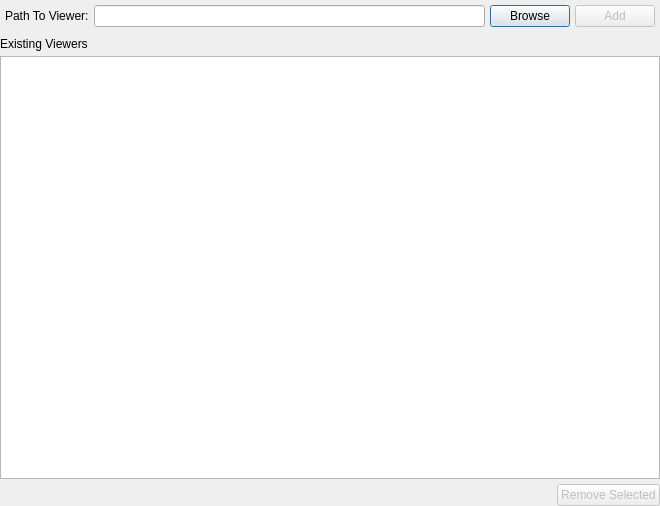
<?xml version="1.0" encoding="UTF-8"?>
<ui version="4.0">
 <class>ViewerManager</class>
 <widget class="QDialog" name="ViewerManager">
  <property name="windowModality">
   <enum>Qt::ApplicationModal</enum>
  </property>
  <property name="geometry">
   <rect>
    <x>0</x>
    <y>0</y>
    <width>660</width>
    <height>506</height>
   </rect>
  </property>
  <property name="windowTitle">
   <string>Viewer Manager</string>
  </property>
  <property name="modal">
   <bool>true</bool>
  </property>
  <layout class="QVBoxLayout" name="verticalLayout">
   <property name="spacing">
    <number>5</number>
   </property>
   <property name="leftMargin">
    <number>0</number>
   </property>
   <property name="topMargin">
    <number>0</number>
   </property>
   <property name="rightMargin">
    <number>0</number>
   </property>
   <property name="bottomMargin">
    <number>0</number>
   </property>
   <item>
    <widget class="QFrame" name="frame">
     <property name="maximumSize">
      <size>
       <width>16777215</width>
       <height>40</height>
      </size>
     </property>
     <property name="frameShape">
      <enum>QFrame::NoFrame</enum>
     </property>
     <property name="frameShadow">
      <enum>QFrame::Plain</enum>
     </property>
     <layout class="QHBoxLayout" name="horizontalLayout">
      <property name="spacing">
       <number>5</number>
      </property>
      <property name="leftMargin">
       <number>5</number>
      </property>
      <property name="topMargin">
       <number>5</number>
      </property>
      <property name="rightMargin">
       <number>5</number>
      </property>
      <property name="bottomMargin">
       <number>5</number>
      </property>
      <item>
       <widget class="QLabel" name="label">
        <property name="frameShadow">
         <enum>QFrame::Plain</enum>
        </property>
        <property name="text">
         <string>Path To Viewer:</string>
        </property>
       </widget>
      </item>
      <item>
       <widget class="QLineEdit" name="lineEdit">
        <property name="readOnly">
         <bool>true</bool>
        </property>
       </widget>
      </item>
      <item>
       <widget class="QPushButton" name="browsebutton">
        <property name="text">
         <string>Browse</string>
        </property>
       </widget>
      </item>
      <item>
       <widget class="QPushButton" name="addbutton">
        <property name="enabled">
         <bool>false</bool>
        </property>
        <property name="text">
         <string>Add</string>
        </property>
       </widget>
      </item>
     </layout>
    </widget>
   </item>
   <item>
    <widget class="QLabel" name="label_2">
     <property name="frameShape">
      <enum>QFrame::NoFrame</enum>
     </property>
     <property name="text">
      <string>Existing Viewers</string>
     </property>
     <property name="textInteractionFlags">
      <set>Qt::NoTextInteraction</set>
     </property>
    </widget>
   </item>
   <item>
    <widget class="QListWidget" name="listWidget">
     <property name="autoFillBackground">
      <bool>false</bool>
     </property>
     <property name="editTriggers">
      <set>QAbstractItemView::SelectedClicked</set>
     </property>
     <property name="showDropIndicator" stdset="0">
      <bool>false</bool>
     </property>
     <property name="alternatingRowColors">
      <bool>true</bool>
     </property>
    </widget>
   </item>
   <item>
    <layout class="QHBoxLayout" name="horizontalLayout_2">
     <item>
      <spacer name="horizontalSpacer">
       <property name="orientation">
        <enum>Qt::Horizontal</enum>
       </property>
       <property name="sizeHint" stdset="0">
        <size>
         <width>40</width>
         <height>20</height>
        </size>
       </property>
      </spacer>
     </item>
     <item>
      <widget class="QPushButton" name="removebutton">
       <property name="enabled">
        <bool>false</bool>
       </property>
       <property name="text">
        <string>Remove Selected</string>
       </property>
      </widget>
     </item>
    </layout>
   </item>
  </layout>
 </widget>
 <resources/>
 <connections/>
</ui>
